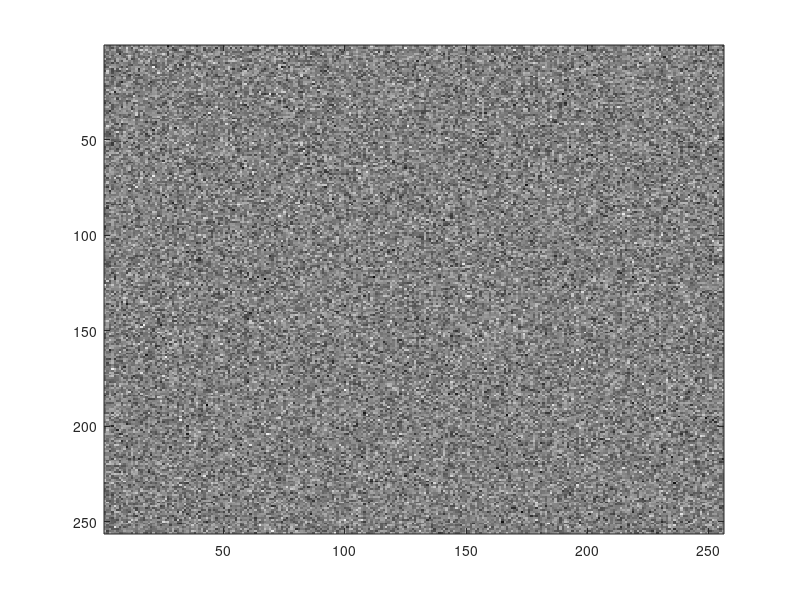

MATLAB code to generate this figure: (Note: this script raises an error after producing the figure.)
% Create Date: 2018-02-20
% Name: Yueyang Zhou
% All varibles are in camelCase style.
% All images will be automatically save to current folder, without any pause.

function homework2

% 1. Generate 2-D complex white Gaussian image object

% Number of rows and columns
N = 256;
complexGaussian = randn(N) + 1i * randn(N);
realPart = real(complexGaussian);
complexPart = imag(complexGaussian);
raleighPart = abs(complexGaussian);
uniformPart = angle(complexGaussian);

imagesc(realPart);
colormap(gray(256));
pause;
imagesc(complexPart);
colormap(gray(256));
pause;
imagesc(raleighPart);
colormap(gray(256));
pause;
imagesc(uniformPart);
colormap(gray(256));
pause;

% 2. Apply 2-D FFT to the complex Gaussian random field
realPartFFT = fft(complexGaussian);
imagesc(real(realPartFFT));
colormap(gray(256));
pause;

realPartFFTFFT = fft(realPartFFT);
imagesc(real(realPartFFTFFT));
colormap(gray(256));
pause;

% 4. Apply the FFT of the images generated in Assignment 1.
for radius = 10:20:50
    Eucledian = EucledianFilter(256, radius);
    EucledianFFT = fft2(Eucledian);
    imagesc(real(EucledianFFT));
    colormap(gray(256));
    pause;

    CityBlock = CityBlockFilter(256, radius);
    CityBlockFFT = fft2(CityBlock);
    imagesc(real(CityBlockFFT));
    colormap(gray(256));
    pause;

    CheckerBoard = CheckerBoardFilter(256, radius);
    CheckerBoardFFT = fft2(CheckerBoard);
    imagesc(real(CheckerBoardFFT));
    colormap(gray(256));
    pause;
end

